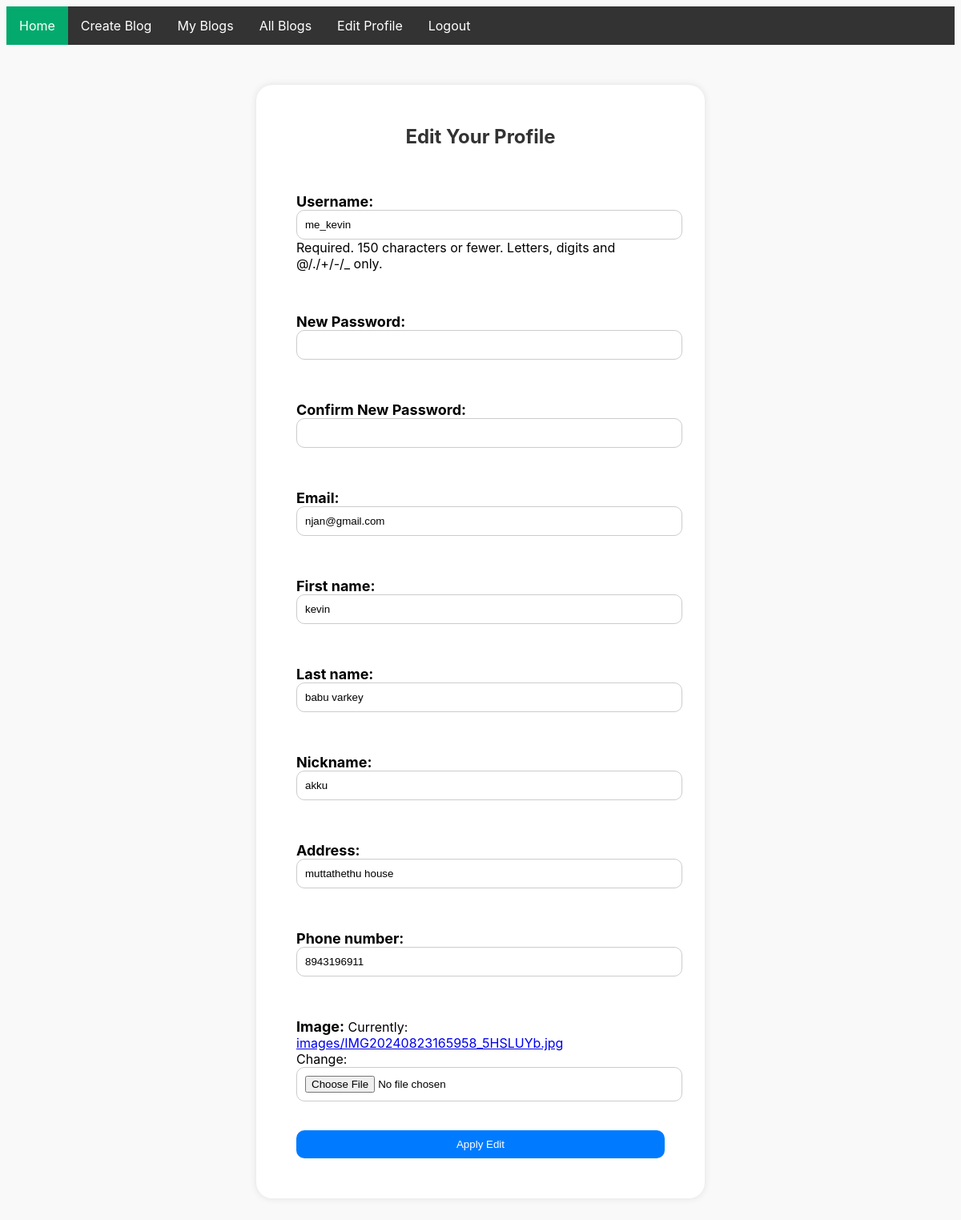
/profile/ (signed in), run on the app's committed database.
### emailloginapp/models.py (models this page shows, shortened)
class CustomUser(AbstractUser):
    email = models.EmailField(unique=True)
    first_name = models.CharField(max_length=255)
    last_name = models.CharField(max_length=255)
    nickname = models.CharField(max_length=255,null=True)
    address = models.CharField(max_length=255)
    phone_number = models.IntegerField(null=True,unique=True)
    image = models.ImageField(upload_to='images/',null=True)
    is_admin = models.BooleanField(default=False,null=True)  # role admin = True , normal user =False
    is_locked = models.BooleanField(default=False,null=True)
    USERNAME_FIELD = 'email'
    REQUIRED_FIELDS = ('username',)

### emailloginapp/views.py (the view)
# urls.py: path('profile/', views.profile_edit, name='profile_edit'),
@login_required()  # edit userprofile
def profile_edit(request):
    if request.method == 'POST':
        form = UserEditForm(request.POST, request.FILES, instance=request.user)
        if form.is_valid():
            form.save()
            return redirect('success')
    else:
        form = UserEditForm(instance=request.user)
    return render(request, 'edit_profile.html', {'form': form})

### emailloginapp/forms.py (shortened to what this page needs)
class UserEditForm(forms.ModelForm):
    password1 = forms.CharField(label='New Password', widget=forms.PasswordInput, required=False)
    password2 = forms.CharField(label='Confirm New Password', widget=forms.PasswordInput, required=False)
    phone_number = forms.IntegerField(validators=[validate_phone_number,])
    image = forms.ImageField(validators=[validate_image])
    class Meta:
        model = CustomUser
        fields = ('username', 'password1', 'password2','email','first_name','last_name','nickname',
                  'address','phone_number','image')

### emailloginapp/templates/edit_profile.html (shortened to what this page needs)
{% extends "navbar.html"  %}
{% load static %}
{% block content %}
<!DOCTYPE html>
<html lang="en">
<head>
    <link rel="stylesheet" href="{% static 'css/edit_profile.css' %}">
</head>
<body>
<div class="container">
<div class="row justify-content-center">
<div class="col-md-6">
<h2 class="text-center mb-4">Edit Your Profile</h2>
<form method="post" enctype="multipart/form-data">
{{ form.as_p }}
<button type="submit" class="btn btn-primary">Apply Edit</button>
</form>
</div>
</div>
</div>
</body>
</html>
{% endblock %}

### emailloginapp/static/css/edit_profile.css (style rules this page uses)
body { font-family: Inter, sans-serif; background-color: #f9f9f9; }
.container { max-width: 500px; margin: 50px auto; padding: 30px; background-color: #fff; border-radius: 20px; box-shadow: 0 0 10px rgba(0, 0, 0, 0.1); }
h2 { font-size: 24px; font-weight: bold; color: #333; margin-bottom: 20px; text-align: center; }
form { display: flex; flex-direction: column; gap: 20px; padding: 20px; }
label { font-size: 18px; font-weight: bold; margin-bottom: 10px; }
input, select { width: 100%; padding: 10px; border: 1px solid #ccc; border-radius: 10px; }
button[type="submit"] { padding: 10px; background-color: #007bff; color: #fff; border: none; border-radius: 10px; cursor: pointer; width: 100%; }

### data on the page
CustomUser: username "me_kevin", email "njan@gmail.com", first_name "kevin", last_name "babu varkey", nickname "akku", address "muttathethu house", phone_number "8943196911"
